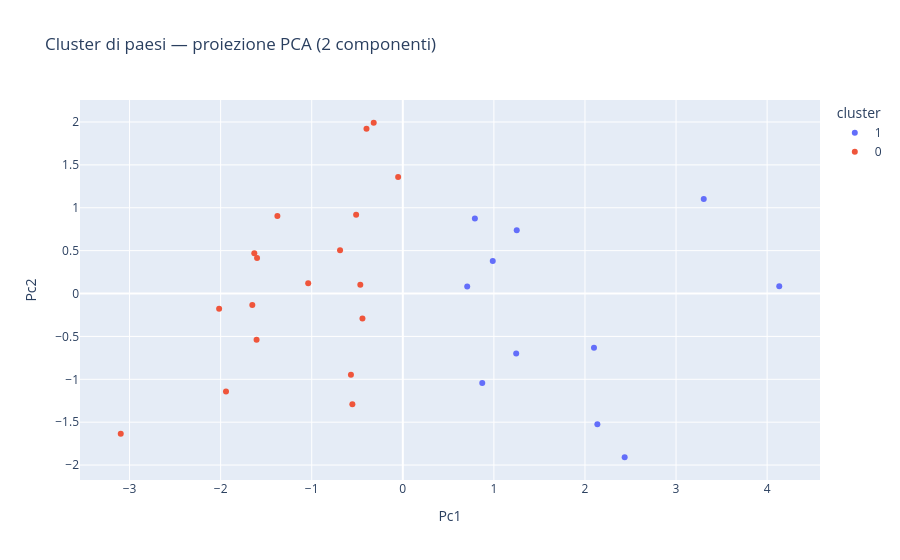

The notebook cell saved with this chart:
### Code cell
km = KMeans(n_clusters=2, random_state=42, n_init=10).fit(X_scaled)
profile["cluster"] = km.labels_

pca = PCA(n_components=2)
coords = pca.fit_transform(X_scaled)
df_pca = pd.DataFrame(coords, columns=["Pc1", "Pc2"])
df_pca["cluster"] = pd.Categorical(km.labels_, categories=sorted(set(km.labels_)), ordered=True)
df_pca["geo"] = profile["geo"].values

fig = px.scatter(df_pca, x="Pc1", y="Pc2", color="cluster", hover_name="geo",
                  title="Cluster di paesi — proiezione PCA (2 componenti)")
fig.show()

# profile[["geo", "cluster"]].sort_values("cluster").reset_index(drop=True)

### Figure 1 — Plotly figure (JSON) as saved in the notebook; plotly's stock layout.template omitted (floating-point values rounded to 4 significant figures)
{"data": [{"hovertemplate": "<b>%{hovertext}</b><br><br>cluster=1<br>Pc1=%{x}<br>Pc2=%{y}<extra></extra>", "hovertext": ["Austria", "Belgium", "Czechia", "Denmark", "France", "Germany", "Italy", "Luxembourg", "Netherlands", "Switzerland", "United Kingdom"], "legendgroup": "1", "marker": {"color": "#636efa", "symbol": "circle"}, "mode": "markers", "name": "1", "orientation": "v", "showlegend": true, "type": "scatter", "x": [1.251, 2.436, 0.8723, 0.7072, 0.7913, 2.099, 0.9876, 3.304, 2.136, 4.133, 1.245], "xaxis": "x", "y": [0.739, -1.909, -1.043, 0.08257, 0.8747, -0.6331, 0.3782, 1.102, -1.523, 0.08371, -0.6981], "yaxis": "y"}, {"hovertemplate": "<b>%{hovertext}</b><br><br>cluster=0<br>Pc1=%{x}<br>Pc2=%{y}<extra></extra>", "hovertext": ["Bulgaria", "Croatia", "Estonia", "Finland", "Greece", "Hungary", "Ireland", "Latvia", "Lithuania", "Norway", "Poland", "Portugal", "Romania", "Slovakia", "Slovenia", "Spain", "Sweden", "Türkiye"], "legendgroup": "0", "marker": {"color": "#EF553B", "symbol": "circle"}, "mode": "markers", "name": "0", "orientation": "v", "showlegend": true, "type": "scatter", "x": [-1.652, -1.605, -1.377, -0.3194, -1.6, -0.5537, -0.5125, -2.017, -1.631, -0.3987, -0.4429, -1.039, -1.941, -0.5695, -0.4666, -0.689, -0.05106, -3.097], "xaxis": "x", "y": [-0.1335, -0.5398, 0.9026, 1.991, 0.4133, -1.29, 0.9181, -0.1785, 0.469, 1.921, -0.292, 0.1194, -1.142, -0.9476, 0.1023, 0.5053, 1.36, -1.633], "yaxis": "y"}], "layout": {"legend": {"title": {"text": "cluster"}, "tracegroupgap": 0}, "title": {"text": "Cluster di paesi — proiezione PCA (2 componenti)"}, "xaxis": {"anchor": "y", "domain": [0, 1], "title": {"text": "Pc1"}}, "yaxis": {"anchor": "x", "domain": [0, 1], "title": {"text": "Pc2"}}}}
